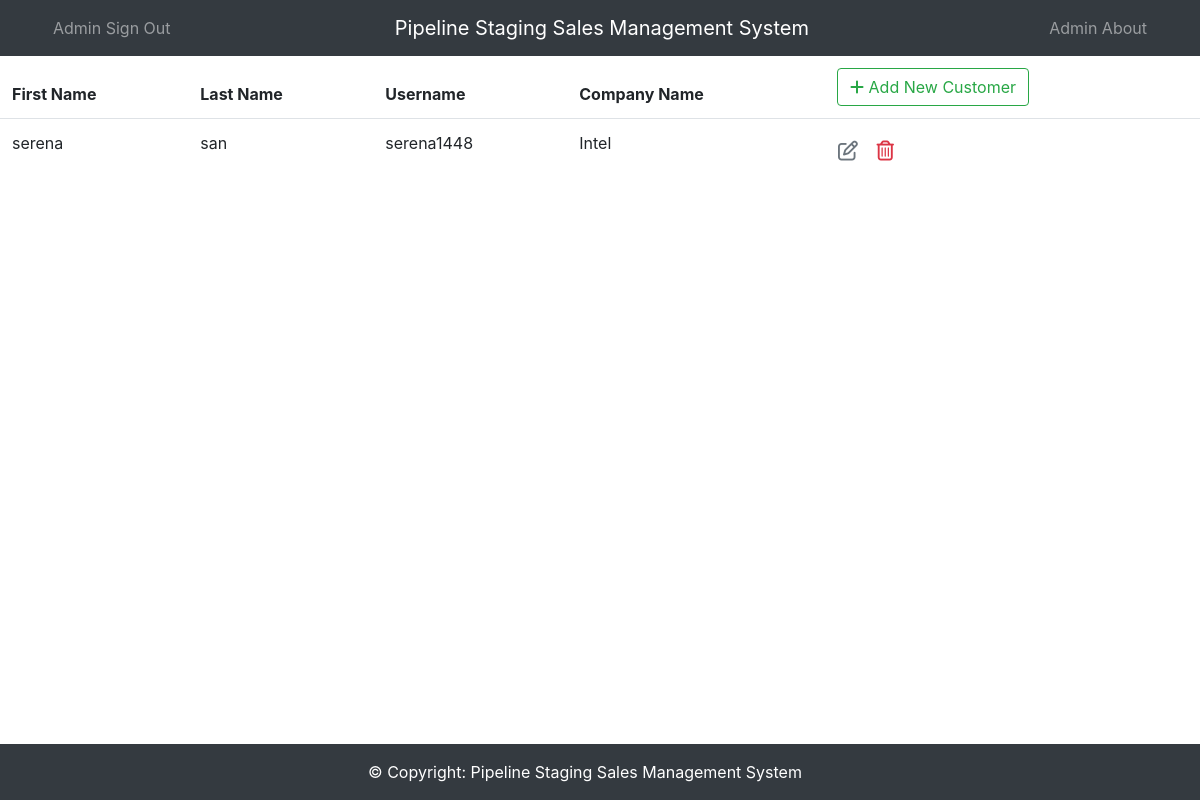
/SalesManagementSystemApp/Home/AdminCustomerList/, run on an earlier commit of the app's database.
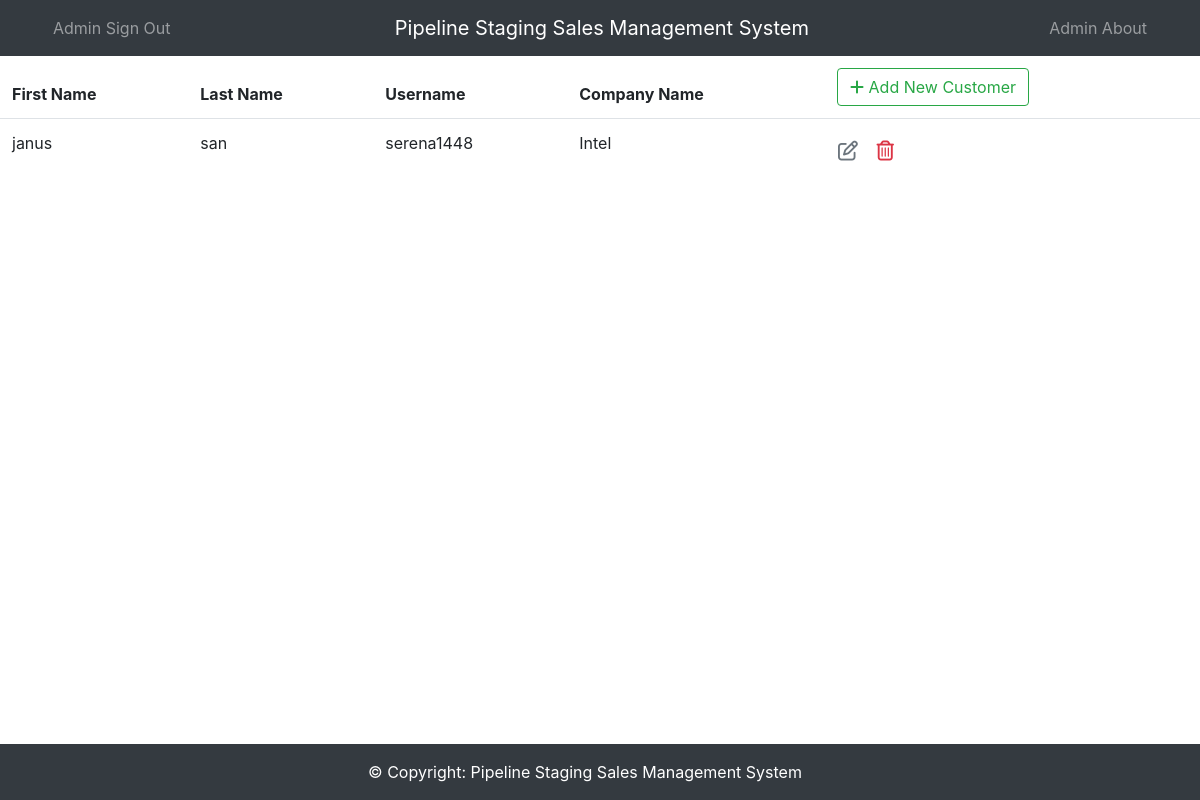
And on a later commit of the database.
### SalesManagementSystemApp/models.py (models this page shows, shortened)
class Customer(models.Model):
    first_name = models.CharField(max_length=30)
    last_name = models.CharField(max_length=30)
    username = models.CharField(max_length=30)
    company_name = models.CharField(max_length=15)
    password1 = models.CharField(max_length=20)
    password2 = models.CharField(max_length=20)

### SalesManagementSystemApp/views.py (the view)
# urls.py: path('SalesManagementSystemApp/Home/AdminCustomerList/', views.AdminCustomerListMethod,name='AdminCustomerListPage'),
def AdminCustomerListMethod(request):
    context = {'AdminCustomerList' : Customer.objects.all()}
    return render(request, 'SalesManagementSystemApp/AdminCustomerList.html', context)

### SalesManagementSystemApp/templates/SalesManagementSystemApp/AdminCustomerList.html (shortened to what this page needs)
{% load static %}
<!DOCTYPE HTML>
<html lang="en">
    <head>
<link rel="stylesheet"
href="https://stackpath.bootstrapcdn.com/bootstrap/4.3.1/css/bootstrap.min.css"
integrity="sha384-ggOyR0iXCbMQv3Xipma34MD+dH/1fQ784/j6cY/iJTQUOhcWr7x9JvoRxT2MZw1T"
crossorigin="anonymous">
<link rel="stylesheet" href="{% static 'SalesManagementSystemApp/css/newadmincustomerliststyles.css' %}">
<link rel = "stylesheet"
href = "https://cdnjs.cloudflare.com/ajax/libs/font-awesome/6.5.1/css/all.min.css">
</head>
<body>
   <nav class="navbar navbar-expand-lg navbar-dark bg-dark">
    <div class="container">
        <div class="collapse navbar-collapse justify-content-flex-start">
            <ul class="navbar-nav">
                 <li class="nav-item">
                    <a class="nav-link"
                href="{%url 'SalesManagementSystemApp:AdminSignOut'%}">Admin Sign Out</a>
                </li>
            </ul>
        </div>
        <nav class="navbar-brand">Pipeline Staging Sales Management System</nav>
         <div class="collapse navbar-collapse justify-content-end">
             <ul class="navbar-nav">
               <li class="nav-item">
                    <a class="nav-link"
                href="{%url 'SalesManagementSystemApp:AdminAbout'%}">Admin About</a>
                </li>
        </div>
    </div>
  </nav>
{% block content %}
<table class="table table-borderless">
    <thead class="border-bottom font-weight-bold">
        <tr>
            <th>First Name</th>
            <th>Last Name</th>
            <th>Username</th>
            <th>Company Name</th>
            <th>
<a href="{% url 'SalesManagementSystemApp:AdminCustomerInsertPage' %}"
class="btn btn-outline-success">
                    <i class="fas fa-plus"></i> Add New Customer
                </a>
            </th>
        </tr>
    </thead>
    <tbody>
        {% for AdminCustomer in AdminCustomerList %}
        <tr>
            <td>{{ AdminCustomer.first_name }}</td>
            <td>{{ AdminCustomer.last_name }}</td>
            <td>{{ AdminCustomer.username }}</td>
            <td>{{ AdminCustomer.company_name }}</td>
            <td>
<a href="{% url 'SalesManagementSystemApp:AdminCustomerUpdatePage' AdminCustomer.id %}" class="btn text-secondary px-0">
    <i class="far fa-edit fa-lg"></i>
</a>
<form action="{% url 'SalesManagementSystemApp:AdminCustomerDeletePage' AdminCustomer.id %}" method="post" class="d-inline">
    <button type="submit" class="btn">
        <i class="far fa-trash-alt fa-lg text-danger"></i>
    </button>
</form>
            </td>
        </tr>
        {% endfor %}
    </tbody>
</table>
{% endblock content %}
<footer class="bg-dark text-white text-center text-lg-start fixed-bottom">
  <div class="container-fluid p-3 row justify-content-center">
    <div class="row">
     <div class="text-center">
       © Copyright: Pipeline Staging Sales Management System
     </div>
    </div>
  </div>
</footer>
</body>
</html>

What changed in the data, as far as the page shows it:
removed Customer: first_name "serena", last_name "san", username "serena1448", company_name "Intel"
added Customer: first_name "janus", last_name "san", username "serena1448", company_name "Intel"
